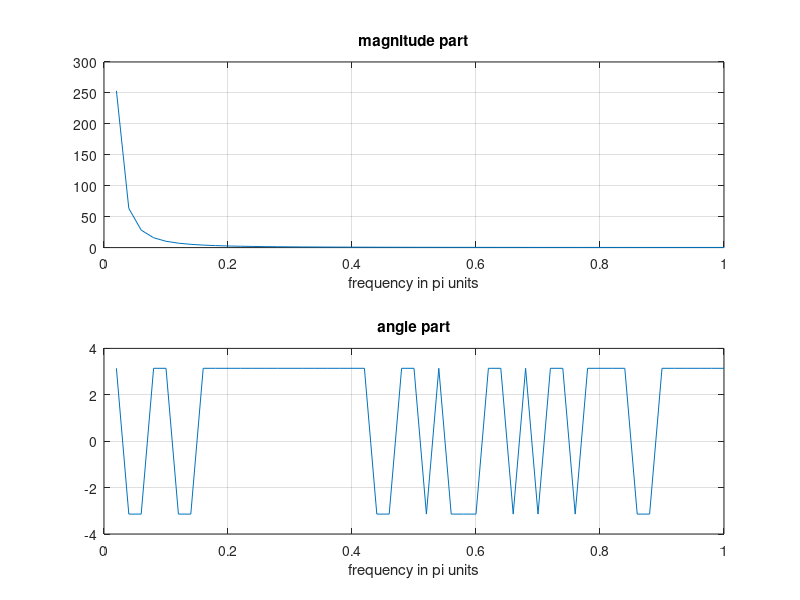

This chart was generated by the following MATLAB code:
function[]=c3()
w=[0:1:50]*pi/50;
X=exp(2*j*w)./(exp(j*w)-ones(1,51)).^2-exp(j*w)./(exp(j*w)-ones(1,51));
magX=abs(X);angX=angle(X);
subplot(2,1,1);plot(w/pi,magX);grid
xlabel('frequency in pi units');title('magnitude part')
subplot(2,1,2);plot(w/pi,angX);grid
xlabel('frequency in pi units');title('angle part')